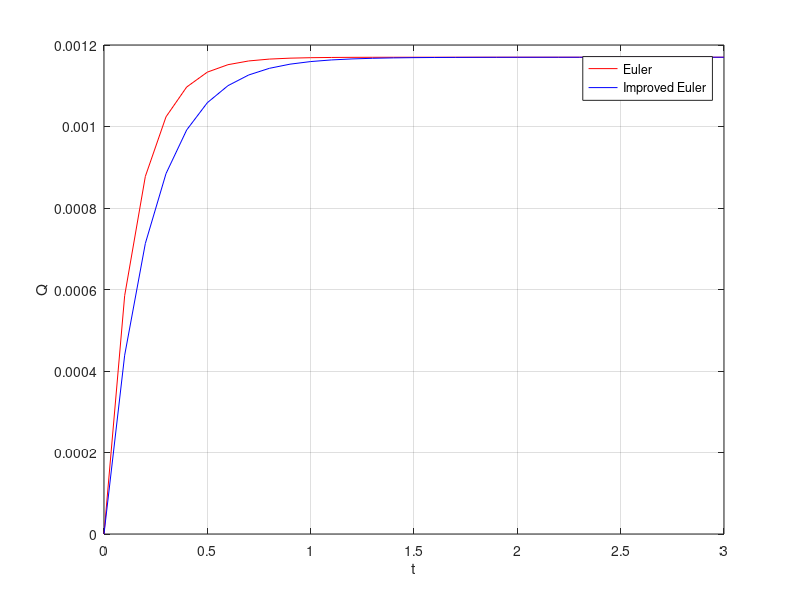

The MATLAB source for this figure:
clear all; close all; clc;

f = @(t, Q) 5.85e-3 - 5.*Q;

h=0.1;
t = 0:h:3;
Q = zeros(1, length(t));
p = zeros(1, length(t));
Q(1) = 0;


%euler

for i = 2:length(Q)
    
    Q(i) = Q(i-1) + h*(f(t(i-1), Q(i-1)));
    
    
end

figure(1);
plot(t, Q, 'r-');
xlabel('t');
ylabel("Q")
grid on;
hold on;

Q = zeros(1, length(t));
for i = 2:length(t)
    
   p(i) = Q(i-1) + h.*(f(t(i-1), Q(i-1)));
   
   Q(i) = Q(i-1) + h.*((f(t(i-1), Q(i-1)))+f(t(i), p(i)))./2;
    
    
end

plot(t, Q, 'b-');

legend("Euler", "Improved Euler");grid on;
